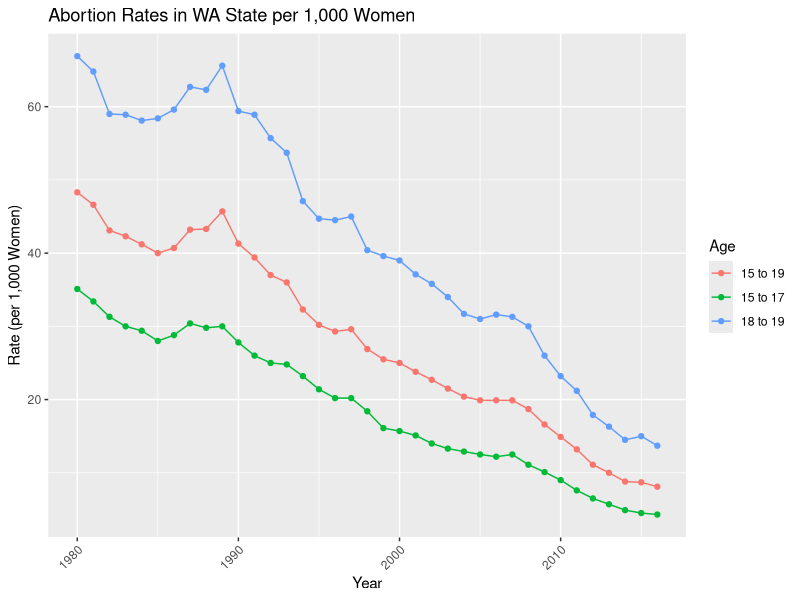

Here is the R script that generated this plot:
library(dplyr)
library(ggplot2)
library(reshape2)

data <- read.csv("../data/WashingtonAbortionYearly.csv", stringsAsFactors = F)
data <- na.omit(data)
colnames(data) <- c("Year", "15 to 19", "15 to 17", "18 to 19")
data <- melt(data, id = "Year")
colnames(data) <- c("Year", "Age", "value")

## These are rates per 1,000 women in their age group
ggplot(data, aes(x=Year, y=value, group=Age)) + 
  geom_point(aes(color=Age)) + 
  geom_line(aes(color=Age)) + 
  labs(title = "Abortion Rates in WA State per 1,000 Women", y="Rate (per 1,000 Women)", fill = "Abortion Rate")+
  theme(axis.text.x = element_text(angle=45, hjust = 1))
